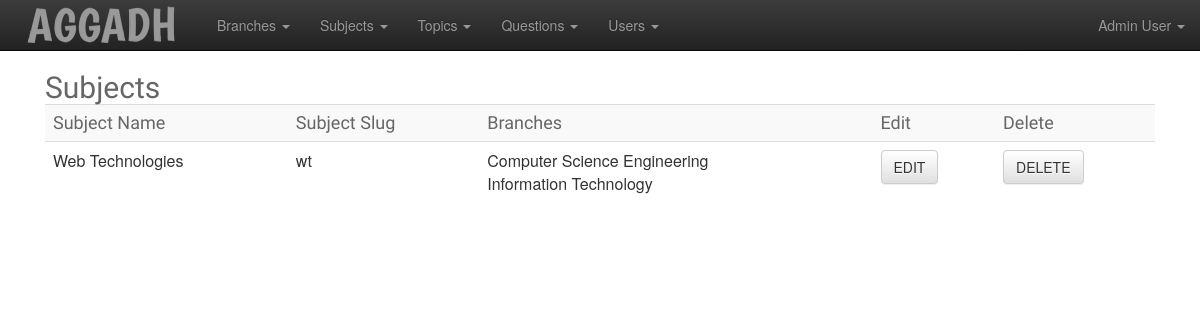
Screenshot of /admin/subject-list.php (signed in) with the database file from the repository.
### tables this page shows
CREATE TABLE IF NOT EXISTS `subjects` (
  `sub_id` int(11) NOT NULL AUTO_INCREMENT,
  `sub_name` varchar(255) NOT NULL,
  `sub_slug` varchar(255) NOT NULL,
  PRIMARY KEY (`sub_id`),
  UNIQUE KEY `sub_slug` (`sub_slug`)
);

CREATE TABLE IF NOT EXISTS `branches` (
  `branch_id` int(11) NOT NULL AUTO_INCREMENT,
  `branch_name` varchar(255) NOT NULL,
  `bn_slug` varchar(255) NOT NULL,
  PRIMARY KEY (`branch_id`),
  UNIQUE KEY `bn_slug` (`bn_slug`)
);

### includes/functions.php (called while the page is built, shortened)
<?php require 'db.php';
function getBranchInfo($id)
{
    global $conn;
    $query = "SELECT branch_name, bn_slug from branches WHERE `branch_id`=? ;";
                            $q = $conn->prepare($query);
                            $q->bind_param('s', $bid);
                        $q->execute();
                        $q->bind_result($b_name,$b_slug);
                        $row[0] = $b_name;
                        $row[1] = $b_slug;
                        return $row;
}
function getSubjects()
{
    $getquery = "Select * from subjects ;";
    global $conn;
                        $res = $conn->query($getquery);
                     return $res;
}
function getBranchIdsForSubject($sub_id)
{
    $query = "Select branch_id FROM branch_sub_map WHERE `sub_id` = ?";
     global $conn;
     $q = $conn->prepare($query);
                            $q->bind_param("i",$sid);
                            $q->execute();
                            $q->bind_result($branch);
                            while($q->fetch())
                            {
                                $branches[] = $branch;
                            }
                            return $branches;
}

### admin/subject-list.php (the view, shortened to what this page needs)
<?php include './includes/header.php';?>
<div class="container">
    <div class="container-fluid">
        <h2>Subjects</h2>
        <table class="table table-responsive table-striped">
            <tr>
                <td><h4>Subject Name</h4></td>
                <td><h4>Subject Slug</h4></td>
                <td><h4>Branches</h4></td>
                <td><h4>Edit</h4></td>
                <td><h4>Delete</h4></td>
            </tr>
        <?php
        $arr = getSubjects();
        while($row = $arr->fetch_array())
                     {
            $sub_id = $row['sub_id'];
            $branches = getBranchIdsForSubject($sub_id);
            ?>
            <tr>
                <td><span><? echo $row['sub_name']; ?></span></td>
                <td><span><? echo $row['sub_slug']; ?></span></td>
                <td><span><? foreach ($branches as $bid) {
            $bran = getBranchInfo($bid);
            echo $bran[0]."<br/>";
        } ?></span></td>
                <td><a class="btn btn-default" href="subject-edit.php?edit=1&id=<? echo $row['sub_id'];?>">EDIT</a></td>
                <td><a class="btn btn-default" onclick="return confirm('Sure, you wanna do this ?')" href="subject-list.php?delete=1$slug=<? echo $row['sub_slug']; ?>&id=<? echo $row['sub_id'];?>">DELETE</a></td>
            </tr>
                    <? }  ?>
        </table>
        </div>
</div>
<? include './includes/footer.php';?>

### admin/css/style.css (style rules this page uses)
h1,h2,h3,h4,h5,h6 { font-family: "Boogaloo" !important; font-weight: normal !important; color: #666; margin: 0; padding: 0; }

### rows the page displays
subjects: sub_name "Web Technologies", sub_slug "wt"
branches: branch_name "Computer Science Engineering"
branches: branch_name "Information Technology"
